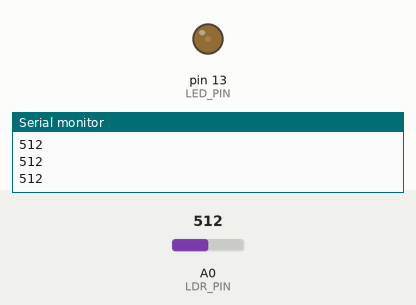
Bench run of a sketch on a simulated Arduino Uno, built with avr-gcc and run on an emulated ATmega328P. Parts: output pins drawn as LEDs (lit = HIGH), the last lines printed to the serial monitor. Inputs (shaded band) come from the test bench; at power-on: A0 (LDR_PIN) = 512.

Above: at 1.2 s.
1.3 s: A0 (LDR_PIN) set to 660
At 1.8 s:
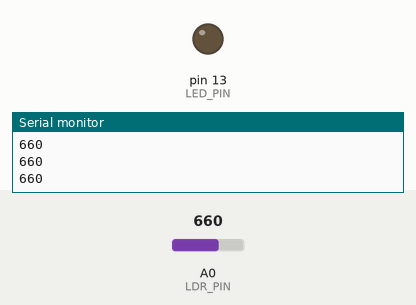
2.8 s: A0 (LDR_PIN) set to 636
At 3.2 s:
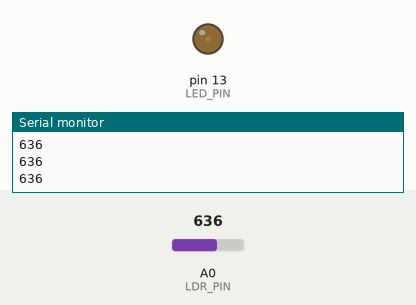
4.3 s: A0 (LDR_PIN) set to 11
7.3 s: A0 (LDR_PIN) set to 8
At 7.8 s:
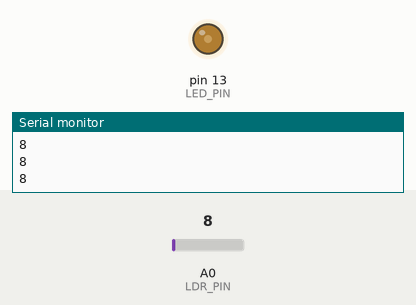
Timing chart, 0 to 9.8 s (numbered marks = the images above; inputs shaded):
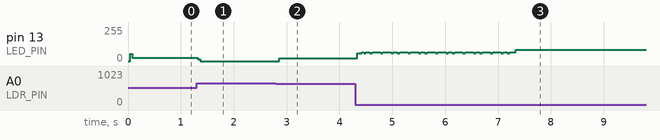

The sketch:

light_sensor.ino
```cpp
#include <Arduino.h>
#include <avr/io.h>

#define LDR_PIN A0
#define LED_PIN 13

void setup() {
  Serial.begin(9600);
  Serial.println("TESTING");
  pinMode(LDR_PIN, INPUT);
  pinMode(LED_PIN, OUTPUT);
}
void loop() {
  int brightness = analogRead(LDR_PIN);
  int threshold_val = 650;
  int LEDBrightness = 0;
  Serial.println(brightness);
  if (brightness < threshold_val) {
    LEDBrightness = map(brightness, 0, 1023, 0, 1000);
    digitalWrite(LED_PIN, HIGH);
    delayMicroseconds(1000-LEDBrightness); // Approximately 10% duty cycle @ 1KHz
    digitalWrite(LED_PIN, LOW);
    delayMicroseconds(LEDBrightness);
  } else {
    analogWrite(LED_PIN, 0);
  }
  //delay(500);
}
```

Measured:
- the behaviour switches between 10 and 9 on A0 (LDR_PIN) (found by bisection; images 2 and 3)
- after the input at 1.3 s, pin 13 (LED_PIN): 26/255 → 0/255 at once
- after the input at 2.8 s, pin 13 (LED_PIN): 0/255 → 19/255 after 0.06 s
